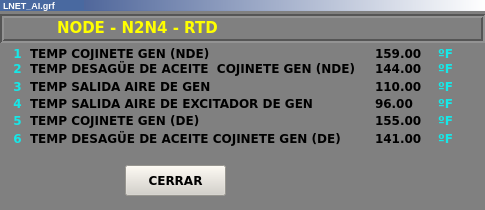
<?xml version="1.0" encoding="UTF-8"?>
<ui version="4.0">
 <class>LNET_AI9</class>
 <widget class="QWidget" name="LNET_AI9">
  <property name="geometry">
   <rect>
    <x>0</x>
    <y>0</y>
    <width>485</width>
    <height>210</height>
   </rect>
  </property>
  <property name="minimumSize">
   <size>
    <width>485</width>
    <height>210</height>
   </size>
  </property>
  <property name="maximumSize">
   <size>
    <width>485</width>
    <height>210</height>
   </size>
  </property>
  <property name="windowTitle">
   <string>LNET_AI9</string>
  </property>
  <property name="styleSheet">
   <string notr="true">background-color: rgb(128, 128, 128);</string>
  </property>
  <widget class="QFrame" name="frame">
   <property name="geometry">
    <rect>
     <x>0</x>
     <y>14</y>
     <width>485</width>
     <height>29</height>
    </rect>
   </property>
   <property name="styleSheet">
    <string notr="true">border-color: rgb(255, 255, 255);</string>
   </property>
   <property name="frameShape">
    <enum>QFrame::Box</enum>
   </property>
   <property name="frameShadow">
    <enum>QFrame::Sunken</enum>
   </property>
   <property name="lineWidth">
    <number>2</number>
   </property>
  </widget>
  <widget class="QLabel" name="lbNodRTD">
   <property name="geometry">
    <rect>
     <x>57</x>
     <y>18</y>
     <width>400</width>
     <height>20</height>
    </rect>
   </property>
   <property name="font">
    <font>
     <family>Verdana</family>
     <pointsize>11</pointsize>
     <weight>75</weight>
     <bold>true</bold>
    </font>
   </property>
   <property name="styleSheet">
    <string notr="true">color: rgb(255, 255, 0);</string>
   </property>
   <property name="text">
    <string>NODE - N2N4 - RTD</string>
   </property>
  </widget>
  <widget class="QFrame" name="frame_5">
   <property name="geometry">
    <rect>
     <x>0</x>
     <y>0</y>
     <width>485</width>
     <height>11</height>
    </rect>
   </property>
   <property name="styleSheet">
    <string notr="true">background-color: qlineargradient(spread:pad, x1:0, y1:0, x2:1, y2:0, stop:0 rgba(43, 71, 134, 255), stop:1 rgba(255, 255, 255, 255));</string>
   </property>
   <property name="frameShape">
    <enum>QFrame::Panel</enum>
   </property>
   <property name="frameShadow">
    <enum>QFrame::Raised</enum>
   </property>
   <property name="lineWidth">
    <number>0</number>
   </property>
   <widget class="QLabel" name="lbLnetT_4">
    <property name="geometry">
     <rect>
      <x>0</x>
      <y>0</y>
      <width>81</width>
      <height>20</height>
     </rect>
    </property>
    <property name="font">
     <font>
      <pointsize>5</pointsize>
      <weight>75</weight>
      <bold>true</bold>
     </font>
    </property>
    <property name="styleSheet">
     <string notr="true">background-color: rgb(73, 105, 160);</string>
    </property>
    <property name="text">
     <string>&lt;!DOCTYPE HTML PUBLIC &quot;-//W3C//DTD HTML 4.0//EN&quot; &quot;http://www.w3.org/TR/REC-html40/strict.dtd&quot;&gt;
&lt;html&gt;&lt;head&gt;&lt;meta name=&quot;qrichtext&quot; content=&quot;1&quot; /&gt;&lt;style type=&quot;text/css&quot;&gt;
p, li { white-space: pre-wrap; }
&lt;/style&gt;&lt;/head&gt;&lt;body style=&quot; font-family:'MS Shell Dlg 2'; font-size:5pt; font-weight:600; font-style:normal;&quot;&gt;
&lt;p style=&quot;-qt-paragraph-type:empty; margin-top:0px; margin-bottom:0px; margin-left:0px; margin-right:0px; -qt-block-indent:0; text-indent:0px;&quot;&gt;&lt;/p&gt;&lt;/body&gt;&lt;/html&gt;</string>
    </property>
   </widget>
   <widget class="QFrame" name="frame_6">
    <property name="geometry">
     <rect>
      <x>10</x>
      <y>10</y>
      <width>485</width>
      <height>11</height>
     </rect>
    </property>
    <property name="styleSheet">
     <string notr="true">background-color: qlineargradient(spread:pad, x1:0, y1:0, x2:1, y2:0, stop:0 rgba(43, 71, 134, 255), stop:1 rgba(255, 255, 255, 255));</string>
    </property>
    <property name="frameShape">
     <enum>QFrame::Panel</enum>
    </property>
    <property name="frameShadow">
     <enum>QFrame::Raised</enum>
    </property>
    <property name="lineWidth">
     <number>0</number>
    </property>
    <widget class="QLabel" name="lbLnetT_5">
     <property name="geometry">
      <rect>
       <x>0</x>
       <y>0</y>
       <width>81</width>
       <height>20</height>
      </rect>
     </property>
     <property name="font">
      <font>
       <pointsize>5</pointsize>
       <weight>75</weight>
       <bold>true</bold>
      </font>
     </property>
     <property name="styleSheet">
      <string notr="true">background-color: rgb(73, 105, 160);</string>
     </property>
     <property name="text">
      <string>&lt;!DOCTYPE HTML PUBLIC &quot;-//W3C//DTD HTML 4.0//EN&quot; &quot;http://www.w3.org/TR/REC-html40/strict.dtd&quot;&gt;
&lt;html&gt;&lt;head&gt;&lt;meta name=&quot;qrichtext&quot; content=&quot;1&quot; /&gt;&lt;style type=&quot;text/css&quot;&gt;
p, li { white-space: pre-wrap; }
&lt;/style&gt;&lt;/head&gt;&lt;body style=&quot; font-family:'MS Shell Dlg 2'; font-size:5pt; font-weight:600; font-style:normal;&quot;&gt;
&lt;p style=&quot;-qt-paragraph-type:empty; margin-top:0px; margin-bottom:0px; margin-left:0px; margin-right:0px; -qt-block-indent:0; text-indent:0px;&quot;&gt;&lt;/p&gt;&lt;/body&gt;&lt;/html&gt;</string>
     </property>
    </widget>
   </widget>
   <widget class="QLabel" name="lbLnetT">
    <property name="geometry">
     <rect>
      <x>3</x>
      <y>0</y>
      <width>81</width>
      <height>12</height>
     </rect>
    </property>
    <property name="font">
     <font>
      <pointsize>5</pointsize>
      <weight>75</weight>
      <bold>true</bold>
     </font>
    </property>
    <property name="styleSheet">
     <string notr="true">background-color: rgb(73, 105, 160);</string>
    </property>
    <property name="text">
     <string>&lt;!DOCTYPE HTML PUBLIC &quot;-//W3C//DTD HTML 4.0//EN&quot; &quot;http://www.w3.org/TR/REC-html40/strict.dtd&quot;&gt;
&lt;html&gt;&lt;head&gt;&lt;meta name=&quot;qrichtext&quot; content=&quot;1&quot; /&gt;&lt;style type=&quot;text/css&quot;&gt;
p, li { white-space: pre-wrap; }
&lt;/style&gt;&lt;/head&gt;&lt;body style=&quot; font-family:'MS Shell Dlg 2'; font-size:5pt; font-weight:600; font-style:normal;&quot;&gt;
&lt;p style=&quot; margin-top:0px; margin-bottom:0px; margin-left:0px; margin-right:0px; -qt-block-indent:0; text-indent:0px;&quot;&gt;&lt;span style=&quot; font-size:7pt; color:#ffffff;&quot;&gt;LNET_AI.grf&lt;/span&gt;&lt;/p&gt;&lt;/body&gt;&lt;/html&gt;</string>
    </property>
   </widget>
  </widget>
  <widget class="QLabel" name="lbNodeT_1">
   <property name="geometry">
    <rect>
     <x>30</x>
     <y>45</y>
     <width>340</width>
     <height>16</height>
    </rect>
   </property>
   <property name="font">
    <font>
     <family>Verdana</family>
     <weight>75</weight>
     <bold>true</bold>
    </font>
   </property>
   <property name="text">
    <string>TEMP COJINETE GEN (NDE)</string>
   </property>
  </widget>
  <widget class="QLabel" name="lbNumNode_1">
   <property name="geometry">
    <rect>
     <x>7</x>
     <y>45</y>
     <width>21</width>
     <height>16</height>
    </rect>
   </property>
   <property name="font">
    <font>
     <family>Verdana</family>
     <weight>75</weight>
     <bold>true</bold>
    </font>
   </property>
   <property name="styleSheet">
    <string notr="true">color: rgb(22, 232, 232);</string>
   </property>
   <property name="text">
    <string>1</string>
   </property>
   <property name="alignment">
    <set>Qt::AlignCenter</set>
   </property>
  </widget>
  <widget class="QLabel" name="lbNode_1">
   <property name="geometry">
    <rect>
     <x>375</x>
     <y>45</y>
     <width>61</width>
     <height>17</height>
    </rect>
   </property>
   <property name="font">
    <font>
     <family>Verdana</family>
     <weight>75</weight>
     <bold>true</bold>
    </font>
   </property>
   <property name="layoutDirection">
    <enum>Qt::RightToLeft</enum>
   </property>
   <property name="text">
    <string>159.00</string>
   </property>
  </widget>
  <widget class="QPushButton" name="btnCerrar">
   <property name="geometry">
    <rect>
     <x>125</x>
     <y>165</y>
     <width>101</width>
     <height>31</height>
    </rect>
   </property>
   <property name="font">
    <font>
     <family>Verdana</family>
     <pointsize>9</pointsize>
     <weight>75</weight>
     <bold>true</bold>
    </font>
   </property>
   <property name="styleSheet">
    <string notr="true">background-color: rgb(212, 208, 200);</string>
   </property>
   <property name="text">
    <string>CERRAR</string>
   </property>
  </widget>
  <widget class="QLabel" name="lbNodeU_1">
   <property name="geometry">
    <rect>
     <x>438</x>
     <y>45</y>
     <width>35</width>
     <height>17</height>
    </rect>
   </property>
   <property name="font">
    <font>
     <family>Verdana</family>
     <weight>75</weight>
     <bold>true</bold>
    </font>
   </property>
   <property name="styleSheet">
    <string notr="true">color: rgb(22, 232, 232);</string>
   </property>
   <property name="text">
    <string>ºF</string>
   </property>
  </widget>
  <widget class="QLabel" name="lbNumNode_2">
   <property name="geometry">
    <rect>
     <x>7</x>
     <y>60</y>
     <width>21</width>
     <height>16</height>
    </rect>
   </property>
   <property name="font">
    <font>
     <family>Verdana</family>
     <weight>75</weight>
     <bold>true</bold>
    </font>
   </property>
   <property name="styleSheet">
    <string notr="true">color: rgb(22, 232, 232);</string>
   </property>
   <property name="text">
    <string>2</string>
   </property>
   <property name="alignment">
    <set>Qt::AlignCenter</set>
   </property>
  </widget>
  <widget class="QLabel" name="lbNode_2">
   <property name="geometry">
    <rect>
     <x>375</x>
     <y>60</y>
     <width>61</width>
     <height>17</height>
    </rect>
   </property>
   <property name="font">
    <font>
     <family>Verdana</family>
     <weight>75</weight>
     <bold>true</bold>
    </font>
   </property>
   <property name="layoutDirection">
    <enum>Qt::RightToLeft</enum>
   </property>
   <property name="text">
    <string>144.00</string>
   </property>
  </widget>
  <widget class="QLabel" name="lbNodeU_2">
   <property name="geometry">
    <rect>
     <x>438</x>
     <y>60</y>
     <width>35</width>
     <height>17</height>
    </rect>
   </property>
   <property name="font">
    <font>
     <family>Verdana</family>
     <weight>75</weight>
     <bold>true</bold>
    </font>
   </property>
   <property name="styleSheet">
    <string notr="true">color: rgb(22, 232, 232);</string>
   </property>
   <property name="text">
    <string>ºF</string>
   </property>
  </widget>
  <widget class="QLabel" name="lbNodeT_2">
   <property name="geometry">
    <rect>
     <x>30</x>
     <y>60</y>
     <width>340</width>
     <height>16</height>
    </rect>
   </property>
   <property name="font">
    <font>
     <family>Verdana</family>
     <weight>75</weight>
     <bold>true</bold>
    </font>
   </property>
   <property name="text">
    <string>TEMP DESAGÜE DE ACEITE  COJINETE GEN (NDE)</string>
   </property>
  </widget>
  <widget class="QLabel" name="lbNodeU_3">
   <property name="geometry">
    <rect>
     <x>438</x>
     <y>78</y>
     <width>35</width>
     <height>17</height>
    </rect>
   </property>
   <property name="font">
    <font>
     <family>Verdana</family>
     <weight>75</weight>
     <bold>true</bold>
    </font>
   </property>
   <property name="styleSheet">
    <string notr="true">color: rgb(22, 232, 232);</string>
   </property>
   <property name="text">
    <string>ºF</string>
   </property>
  </widget>
  <widget class="QLabel" name="lbNode_3">
   <property name="geometry">
    <rect>
     <x>375</x>
     <y>78</y>
     <width>61</width>
     <height>17</height>
    </rect>
   </property>
   <property name="font">
    <font>
     <family>Verdana</family>
     <weight>75</weight>
     <bold>true</bold>
    </font>
   </property>
   <property name="layoutDirection">
    <enum>Qt::RightToLeft</enum>
   </property>
   <property name="text">
    <string>110.00</string>
   </property>
  </widget>
  <widget class="QLabel" name="lbNumNode_3">
   <property name="geometry">
    <rect>
     <x>7</x>
     <y>78</y>
     <width>21</width>
     <height>16</height>
    </rect>
   </property>
   <property name="font">
    <font>
     <family>Verdana</family>
     <weight>75</weight>
     <bold>true</bold>
    </font>
   </property>
   <property name="styleSheet">
    <string notr="true">color: rgb(22, 232, 232);</string>
   </property>
   <property name="text">
    <string>3</string>
   </property>
   <property name="alignment">
    <set>Qt::AlignCenter</set>
   </property>
  </widget>
  <widget class="QLabel" name="lbNodeT_3">
   <property name="geometry">
    <rect>
     <x>30</x>
     <y>78</y>
     <width>340</width>
     <height>16</height>
    </rect>
   </property>
   <property name="font">
    <font>
     <family>Verdana</family>
     <weight>75</weight>
     <bold>true</bold>
    </font>
   </property>
   <property name="text">
    <string>TEMP SALIDA AIRE DE GEN</string>
   </property>
  </widget>
  <widget class="QLabel" name="lbNumNode_4">
   <property name="geometry">
    <rect>
     <x>7</x>
     <y>95</y>
     <width>21</width>
     <height>16</height>
    </rect>
   </property>
   <property name="font">
    <font>
     <family>Verdana</family>
     <weight>75</weight>
     <bold>true</bold>
    </font>
   </property>
   <property name="styleSheet">
    <string notr="true">color: rgb(22, 232, 232);</string>
   </property>
   <property name="text">
    <string>4</string>
   </property>
   <property name="alignment">
    <set>Qt::AlignCenter</set>
   </property>
  </widget>
  <widget class="QLabel" name="lbNode_4">
   <property name="geometry">
    <rect>
     <x>375</x>
     <y>95</y>
     <width>61</width>
     <height>17</height>
    </rect>
   </property>
   <property name="font">
    <font>
     <family>Verdana</family>
     <weight>75</weight>
     <bold>true</bold>
    </font>
   </property>
   <property name="layoutDirection">
    <enum>Qt::RightToLeft</enum>
   </property>
   <property name="text">
    <string>96.00</string>
   </property>
  </widget>
  <widget class="QLabel" name="lbNodeU_4">
   <property name="geometry">
    <rect>
     <x>438</x>
     <y>95</y>
     <width>35</width>
     <height>17</height>
    </rect>
   </property>
   <property name="font">
    <font>
     <family>Verdana</family>
     <weight>75</weight>
     <bold>true</bold>
    </font>
   </property>
   <property name="styleSheet">
    <string notr="true">color: rgb(22, 232, 232);</string>
   </property>
   <property name="text">
    <string>ºF</string>
   </property>
  </widget>
  <widget class="QLabel" name="lbNodeT_4">
   <property name="geometry">
    <rect>
     <x>30</x>
     <y>95</y>
     <width>340</width>
     <height>16</height>
    </rect>
   </property>
   <property name="font">
    <font>
     <family>Verdana</family>
     <weight>75</weight>
     <bold>true</bold>
    </font>
   </property>
   <property name="text">
    <string>TEMP SALIDA AIRE DE EXCITADOR DE GEN</string>
   </property>
  </widget>
  <widget class="QLabel" name="lbNumNode_5">
   <property name="geometry">
    <rect>
     <x>7</x>
     <y>112</y>
     <width>21</width>
     <height>16</height>
    </rect>
   </property>
   <property name="font">
    <font>
     <family>Verdana</family>
     <weight>75</weight>
     <bold>true</bold>
    </font>
   </property>
   <property name="styleSheet">
    <string notr="true">color: rgb(22, 232, 232);</string>
   </property>
   <property name="text">
    <string>5</string>
   </property>
   <property name="alignment">
    <set>Qt::AlignCenter</set>
   </property>
  </widget>
  <widget class="QLabel" name="lbNode_5">
   <property name="geometry">
    <rect>
     <x>375</x>
     <y>112</y>
     <width>61</width>
     <height>17</height>
    </rect>
   </property>
   <property name="font">
    <font>
     <family>Verdana</family>
     <weight>75</weight>
     <bold>true</bold>
    </font>
   </property>
   <property name="layoutDirection">
    <enum>Qt::RightToLeft</enum>
   </property>
   <property name="text">
    <string>155.00</string>
   </property>
  </widget>
  <widget class="QLabel" name="lbNodeT_5">
   <property name="geometry">
    <rect>
     <x>30</x>
     <y>112</y>
     <width>340</width>
     <height>16</height>
    </rect>
   </property>
   <property name="font">
    <font>
     <family>Verdana</family>
     <weight>75</weight>
     <bold>true</bold>
    </font>
   </property>
   <property name="text">
    <string>TEMP COJINETE GEN (DE)</string>
   </property>
  </widget>
  <widget class="QLabel" name="lbNodeU_5">
   <property name="geometry">
    <rect>
     <x>438</x>
     <y>112</y>
     <width>35</width>
     <height>17</height>
    </rect>
   </property>
   <property name="font">
    <font>
     <family>Verdana</family>
     <weight>75</weight>
     <bold>true</bold>
    </font>
   </property>
   <property name="styleSheet">
    <string notr="true">color: rgb(22, 232, 232);</string>
   </property>
   <property name="text">
    <string>ºF</string>
   </property>
  </widget>
  <widget class="QLabel" name="lbNumNode_6">
   <property name="geometry">
    <rect>
     <x>7</x>
     <y>130</y>
     <width>21</width>
     <height>16</height>
    </rect>
   </property>
   <property name="font">
    <font>
     <family>Verdana</family>
     <weight>75</weight>
     <bold>true</bold>
    </font>
   </property>
   <property name="styleSheet">
    <string notr="true">color: rgb(22, 232, 232);</string>
   </property>
   <property name="text">
    <string>6</string>
   </property>
   <property name="alignment">
    <set>Qt::AlignCenter</set>
   </property>
  </widget>
  <widget class="QLabel" name="lbNodeT_6">
   <property name="geometry">
    <rect>
     <x>30</x>
     <y>130</y>
     <width>340</width>
     <height>16</height>
    </rect>
   </property>
   <property name="font">
    <font>
     <family>Verdana</family>
     <weight>75</weight>
     <bold>true</bold>
    </font>
   </property>
   <property name="text">
    <string>TEMP DESAGÜE DE ACEITE COJINETE GEN (DE)</string>
   </property>
  </widget>
  <widget class="QLabel" name="lbNodeU_6">
   <property name="geometry">
    <rect>
     <x>438</x>
     <y>130</y>
     <width>35</width>
     <height>17</height>
    </rect>
   </property>
   <property name="font">
    <font>
     <family>Verdana</family>
     <weight>75</weight>
     <bold>true</bold>
    </font>
   </property>
   <property name="styleSheet">
    <string notr="true">color: rgb(22, 232, 232);</string>
   </property>
   <property name="text">
    <string>ºF</string>
   </property>
  </widget>
  <widget class="QLabel" name="lbNode_6">
   <property name="geometry">
    <rect>
     <x>375</x>
     <y>130</y>
     <width>61</width>
     <height>17</height>
    </rect>
   </property>
   <property name="font">
    <font>
     <family>Verdana</family>
     <weight>75</weight>
     <bold>true</bold>
    </font>
   </property>
   <property name="layoutDirection">
    <enum>Qt::RightToLeft</enum>
   </property>
   <property name="text">
    <string>141.00</string>
   </property>
  </widget>
 </widget>
 <layoutdefault spacing="6" margin="11"/>
 <resources/>
 <connections/>
</ui>
